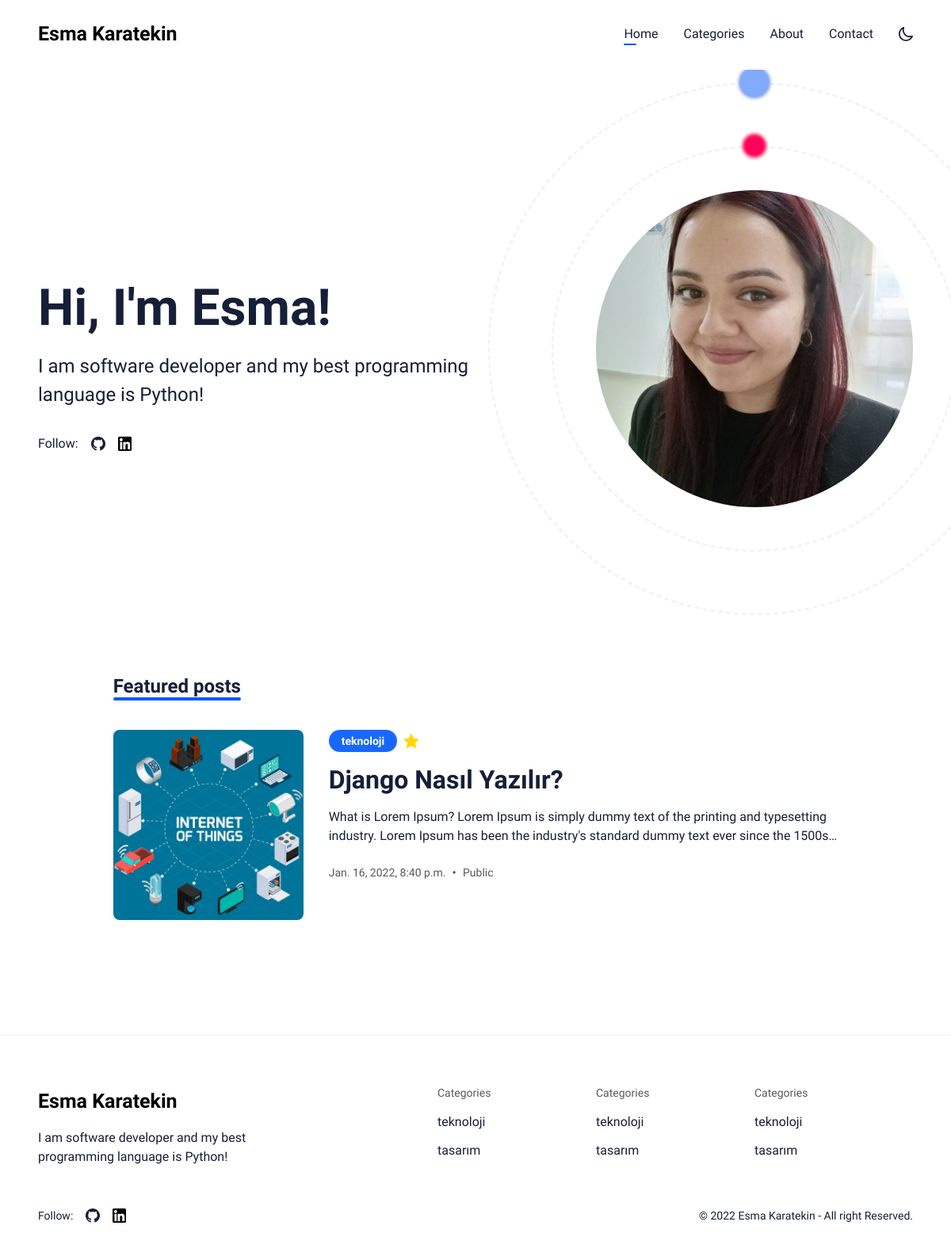
The page / on the database its author committed.
### blog/models/makale.py (models this page shows, shortened)
class Makale(models.Model):
    baslik = models.CharField(max_length=30)
    yayinlanma_tarihi = models.DateTimeField(auto_now_add=True, editable=False)
    kategori = models.ForeignKey(KategoriModel, on_delete=models.SET_NULL,null=True)
    yazar = models.ForeignKey(User, on_delete=models.CASCADE)
    icerik = models.TextField()
    resim = models.ImageField(upload_to="blog/")

### blog/models/kategori.py (models this page shows, shortened)
class KategoriModel(models.Model):
    isim=models.CharField(max_length=30,blank=False,null=False)
    slug = AutoSlugField(populate_from='isim', unique=True)
    class Meta:
        db_table='kategori'

### blog/views.py (the view)
# urls.py: path('', anasayfa),
def anasayfa(request):
    context = {
        "makaleler": Makale.objects.all(),
        "kategoriler": KategoriModel.objects.all()
    }
    return render(request, "anasayfa.html", context)

### templates/anasayfa.html (shortened to what this page needs)
{% extends 'base.html' %}
{% block content %}
    <section class="home-cover-area">
        <div class="container">
            <div class="row home-cover-wrap has-cover-image">
                <div class="col-lg-5">
                    <div class="cover-img-container">
                        <div class="cover-img-wrap">
                            <img loading="lazy"
                                 srcset="/static/images/esma.jpeg"
                                 src="/static/images/esma.jpeg"
                                 alt="Esma Karatekin">
                            <div class="dot-parent dot-1">
                                <div class="dot"></div>
                            </div>
                            <div class="dot-parent dot-2">
                                <div class="dot"></div>
                            </div>
                            <div class="dot-parent dot-3">
                                <div class="dot"></div>
                            </div>
                            <div class="dot-parent dot-4">
                                <div class="dot"></div>
                            </div>
                            <div class="dot-parent dot-5">
                                <div class="dot"></div>
                            </div>
                        </div>
                    </div>
                </div>
                <div class="col-lg-7">
                    <div class="home-cover-content-wrap">
                        <h1 class="heading-large">Hi, I'm Esma!</h1>
                        <div class="intro-description">
                            I am software developer and my best programming language is Python!
                        </div>
                        <div class="social-links-wrap flex">
                            <span class="title">Follow:</span>
                            <div class="social-links flex">
                                <a href="https://github.com/esmakaratekin" target="_blank" aria-label="github link">
                                </a>
                                <a href="https://www.linkedin.com/in/esmakaratekin/" target="_blank"
                                   aria-label="github link">
                                    <img src="/static/images/linkedin.png" class="linkedin" alt="linkedin icon">
                                </a>
                            </div>
                        </div>
                    </div>
                </div>
            </div>
        </div>
    </section>
    <div class="main">
        <div class="container">
            <div class="row">
                <div class="col-lg-10 offset-lg-1 js-post-list-wrap">
                    <h2 class="h4 section-title"><span>Featured posts</span></h2>
                    {% for i in makaleler %}
                        <article class="post-card flex">
                            <a href="{% url 'blog_detay' i.id %}"
                               class="post-img-wrap">
                                <img class="post-img" loading="lazy"
                                     sizes="(max-width:432px) 400px, (max-width:696px) 600px, (max-width:767px) 671px, 400px"
                                     src="{{ i.resim.url }}"
                                     alt="Self-observation is the first step of inner unfolding">
                            </a>
                            <div class="post-info-wrap">
                                <div class="flex post-top-meta">
                                    <div class="tag-wrap"><a href="#">{{ i.kategori.isim }}</a>
                                    </div>
                                    <div class="featured-icon" aria-label="Featured post icon">
                                        <svg>
                                            <use xlink:href="#i-star"/>
                                        </svg>
                                    </div>
                                </div>
                                <h2 class="h3 post-title"><a
                                        href="{% url 'blog_detay' i.id %}">
                                    {{ i.baslik }}
                                </a></h2>
                                <div class="post-excerpt">
                                    {{ i.icerik }}
                                </div>
                                <div class="post-meta">
                                    <time class="post-date" datetime="2021-05-02">{{ i.yayinlanma_tarihi }}</time>
                                    <span class="visibility">Public</span>
                                </div>
                            </div>
                        </article>
                    {% endfor %}
                </div>
            </div>
        </div>
        <div class="row">
            <div class="col">
            </div>
        </div>
    </div>
{% endblock %}

### templates/base.html (shortened to what this page needs)
<!DOCTYPE html>
<html lang="en" data-theme="system">
<head>
    <link href="/static/css/screen.min82dc.css?v=bf817f0b8a" rel="stylesheet">
    <link rel="stylesheet" type="text/css" href="/static/css/cards.min82dc.css?v=bf817f0b8a">
</head>
<body class="home-template" data-nav="sticky">
<div class="site-wrap">
    <header class="site-header">
        <div class="container header-inner justify-space-between">
            <div class="header-logo flex">
                <a href="/" class="logo-img theme-light-logo">
                    <span class="custom-logo-black">
                        Esma Karatekin
                    </span>
                </a>
            </div>
            <div class="header-right flex" data-theme-icon="true">
                <nav class="header-nav" role="navigation" aria-label="Main navigation">
                    <ul class="header-nav-list no-style-list" role="menu">
                        <li class="nav-item" role="menuitem">
                            <a href="/" class="nav-current">Home</a>
                        </li>
                        <li class="nav-item" role="menuitem">
                            <a href="#">Categories</a>
                        </li>
                        <li class="nav-item" role="menuitem">
                            <a href="#">About</a>
                        </li>
                        <li class="nav-item" role="menuitem">
                            <a href="#">Contact</a>
                        </li>
                    </ul>
                </nav>
                <div class="icon-items-wrap flex">
                    <a href="javascript:;" class="nav-icon theme-icon flex js-toggle-dark-light"
                       aria-label="Toggle theme">
                        <div class="toggle-mode flex">
                            <span class="dark"><svg><use xlink:href="#i-moon"/></svg></span>
                        </div>
                    </a>
                </div>
            </div>
        </div>
    </header>
    {% block content %}{% endblock %}
    <footer class="site-footer">
        <div class="container">
            <div class="footer-top">
                <div class="row">
                    <div class="col-lg-5">
                        <div class="footer-widget widget-about">
                            <div class="widget-content">
                                <div class="footer-logo-wrap">
                                    <a href="/" class="logo-img theme-light-logo">
                                        <span class="custom-logo-black">
                                            Esma Karatekin
                                        </span>
                                    </a>
                                </div>
                                <div class="site-description">
                                    I am software developer and my best programming language is Python!
                                </div>
                            </div>
                        </div>
                    </div>
                    <div class="col-lg-7">
                        <div class="widget secondary-nav flex">
                            <div class="nav-col">
                                <h3 class="title h6">Categories</h3>
                                <nav>
                                    <ul class="no-style-list">
                                        {% for i in kategoriler %}
                                            <li class="nav-link"><a href="#">{{ i.isim }}</a></li>
                                        {% endfor %}
                                    </ul>
                                </nav>
                            </div>
                            <div class="nav-col">
                                <h3 class="title h6">Categories</h3>
                                <nav>
                                    <ul class="no-style-list">
                                        {% for i in kategoriler %}
                                            <li class="nav-link"><a href="#">{{ i.isim }}</a></li>
                                        {% endfor %}
                                    </ul>
                                </nav>
                            </div>
                            <div class="nav-col">
                                <h3 class="title h6">Categories</h3>
                                <nav>
                                    <ul class="no-style-list">
                                        {% for i in kategoriler %}
                                            <li class="nav-link"><a href="#">{{ i.isim }}</a></li>
                                        {% endfor %}
                                    </ul>
                                </nav>
                            </div>
                        </div>
                    </div>
                </div>
            </div>
            <div class="footer-bottom flex justify-space-between">
                <div class="social-links-wrap flex">
                    <span class="title">Follow:</span>
                            <div class="social-links flex">
                                <a href="https://github.com/esmakaratekin" target="_blank" aria-label="github link">
                                </a>
                                <a href="https://www.linkedin.com/in/esmakaratekin/" target="_blank"
                                   aria-label="github link">
                                    <img src="/static/images/linkedin.png" class="linkedin" alt="linkedin icon">
                                </a>
                            </div>
                </div>
                <div class="copyright">
                    &copy; 2022 <a href="/">Esma Karatekin</a> - All right Reserved.
                </div>
            </div>
        </div>
    </footer>
</div>
</body>
</html>

### templates/base.html (style rules this page uses)
:root { --ghost-accent-color: #0057FF; }
.custom-logo-black { font-size: 25px; color: black; font-weight: 600; }
.linkedin { width: 17px; }

### rows shown on the page
Makale: resim (picture), kategori.isim "teknoloji", baslik "Django Nasıl Yazılır?", icerik "What is Lorem Ipsum? Lorem Ipsum is simply dummy text of the printing and typesetting industry. Lorem Ipsum has been the industry's standard dummy text ever since the…", yayinlanma_tarihi "Jan. 16, 2022, 8:40 p.m."
KategoriModel: isim "teknoloji"
KategoriModel: isim "tasarım"
